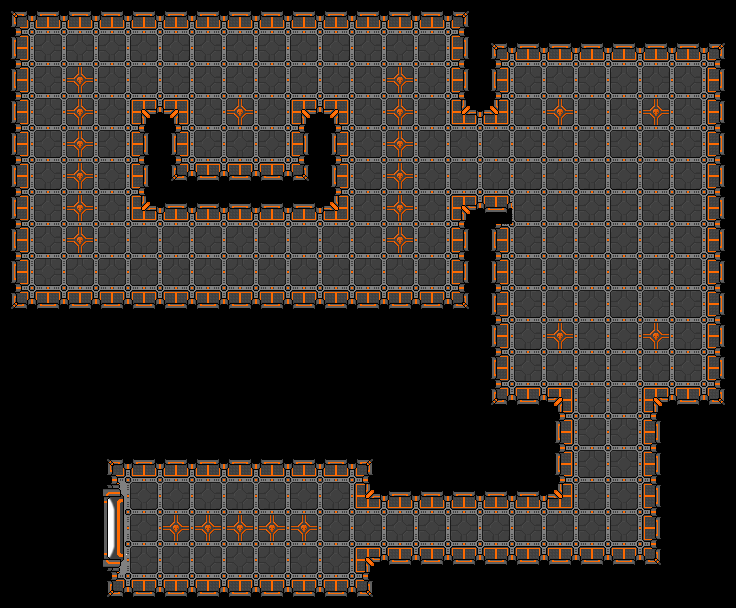

A 2D game scene composited from a Tiled map and its tileset images. What follows is a short description and the map's XML, with each tile layer's data collapsed to a summary:
An orthogonal 23x19 tile map with 32x32 px tiles, 1 tile layer (Слой тайлов 1).

<map version="1.0" orientation="orthogonal" renderorder="right-down" width="23" height="19" tilewidth="32" tileheight="32" nextobjectid="1">
 <tileset firstgid="1" name="вава" tilewidth="32" tileheight="32" tilecount="8">
  <image source="vava.png" width="128" height="64" />
 </tileset>
 <layer name="Слой тайлов 1" width="23" height="19">
  <data>[437 cells, 326 non-empty, 8 distinct tile ids]</data>
 </layer>
</map>